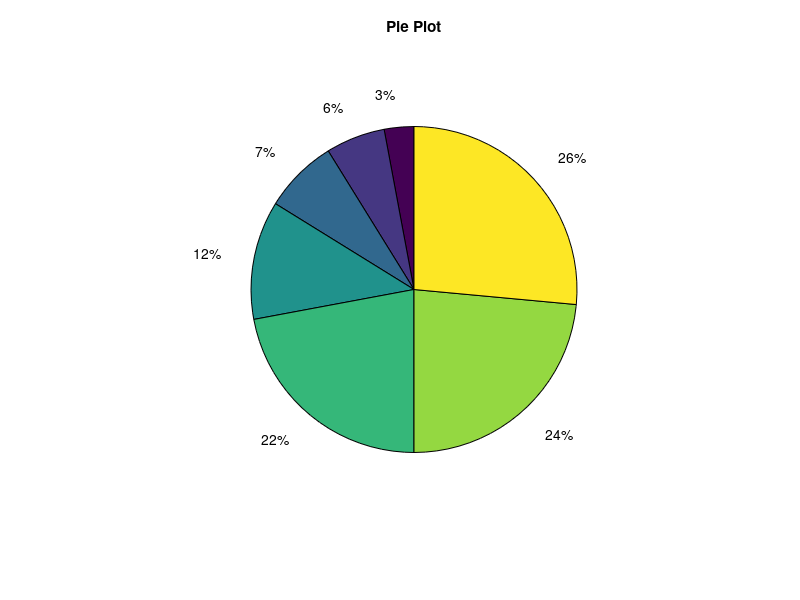

Reproduce this figure in MATLAB. (Note: this script raises an error after producing the figure.)

%2D line plot for y=sin(x) where x ranges from 0 to 2*pi
x=0:pi/100:2*pi
y=sin(x)
plot(x,y)


% To create the area plot for the given equation Sin(t)Cos(2t). 

% Enter the value of range of variable 't'.
t=[0:0.2:20];
% Put the given equation
a=[sin(t).*cos(2.*t)];
area(a)
title('Area Plot')

%--------------
% Consisder the variable range of 'x' and 'y',
x=[3 1 6 7 10 9 11 13 15 17];
y=[14 7 23 11 8 16 9 3 23 17];
stem(x,y,'r')
title('Stem Plot')
xlabel('X axis')
ylabel('Y axis')

%-----

x=[1 3 5 7 10 13 15];
y=[0 0.5 1 1.5 3 2 2];
bar(x,y)
title('Bar Plot')
xlabel('X axis')
ylabel('y axis')


%-------------
x=[1 3 5 7 10 13 15];
y=[0 0.5 1 1.5 3 2 2];
barh(x,y)
title('Barh Plot')
xlabel('X axis')
ylabel('y axis')


%---------------
x=[5 10 15 20 25 30 35 40];
y=[0.1 3 4 3.5 5 6.6 7 8];
errorbar(x,y,'m')
title('Errorbar Plot')
xlabel('X axis')
ylabel('Y axis')


%------
x=[0 1 2 4 5 7 8];
y=[1 3 4 6 8 12 13];
stairs(x,y,'k')
title('Stairs Plot')
xlabel('X axis')
ylabel('Y axis')


%----

x=[10 20 25 40 75 80 90];
pie(x)
title('Pie Plot')

%-----

theta=[-pi/2 pi 2*pi];
radious=[2 6 9];
polar(theta,radius,'r--')
title('Polar Plot')


%------
theta=[-pi pi/2 pi];
r=[2 6 9];
compass(theta,r,'b--')
title('Compass Plot')

%------
x=[1 2 3 5 7 9 11 13 15];
y=[1.2 3 4 2.5 3 5.5 4 6 7];
scatter(x,y,'g')
title('Scatter Plot')
xlabel('X axis')
ylabel('Y axis')


